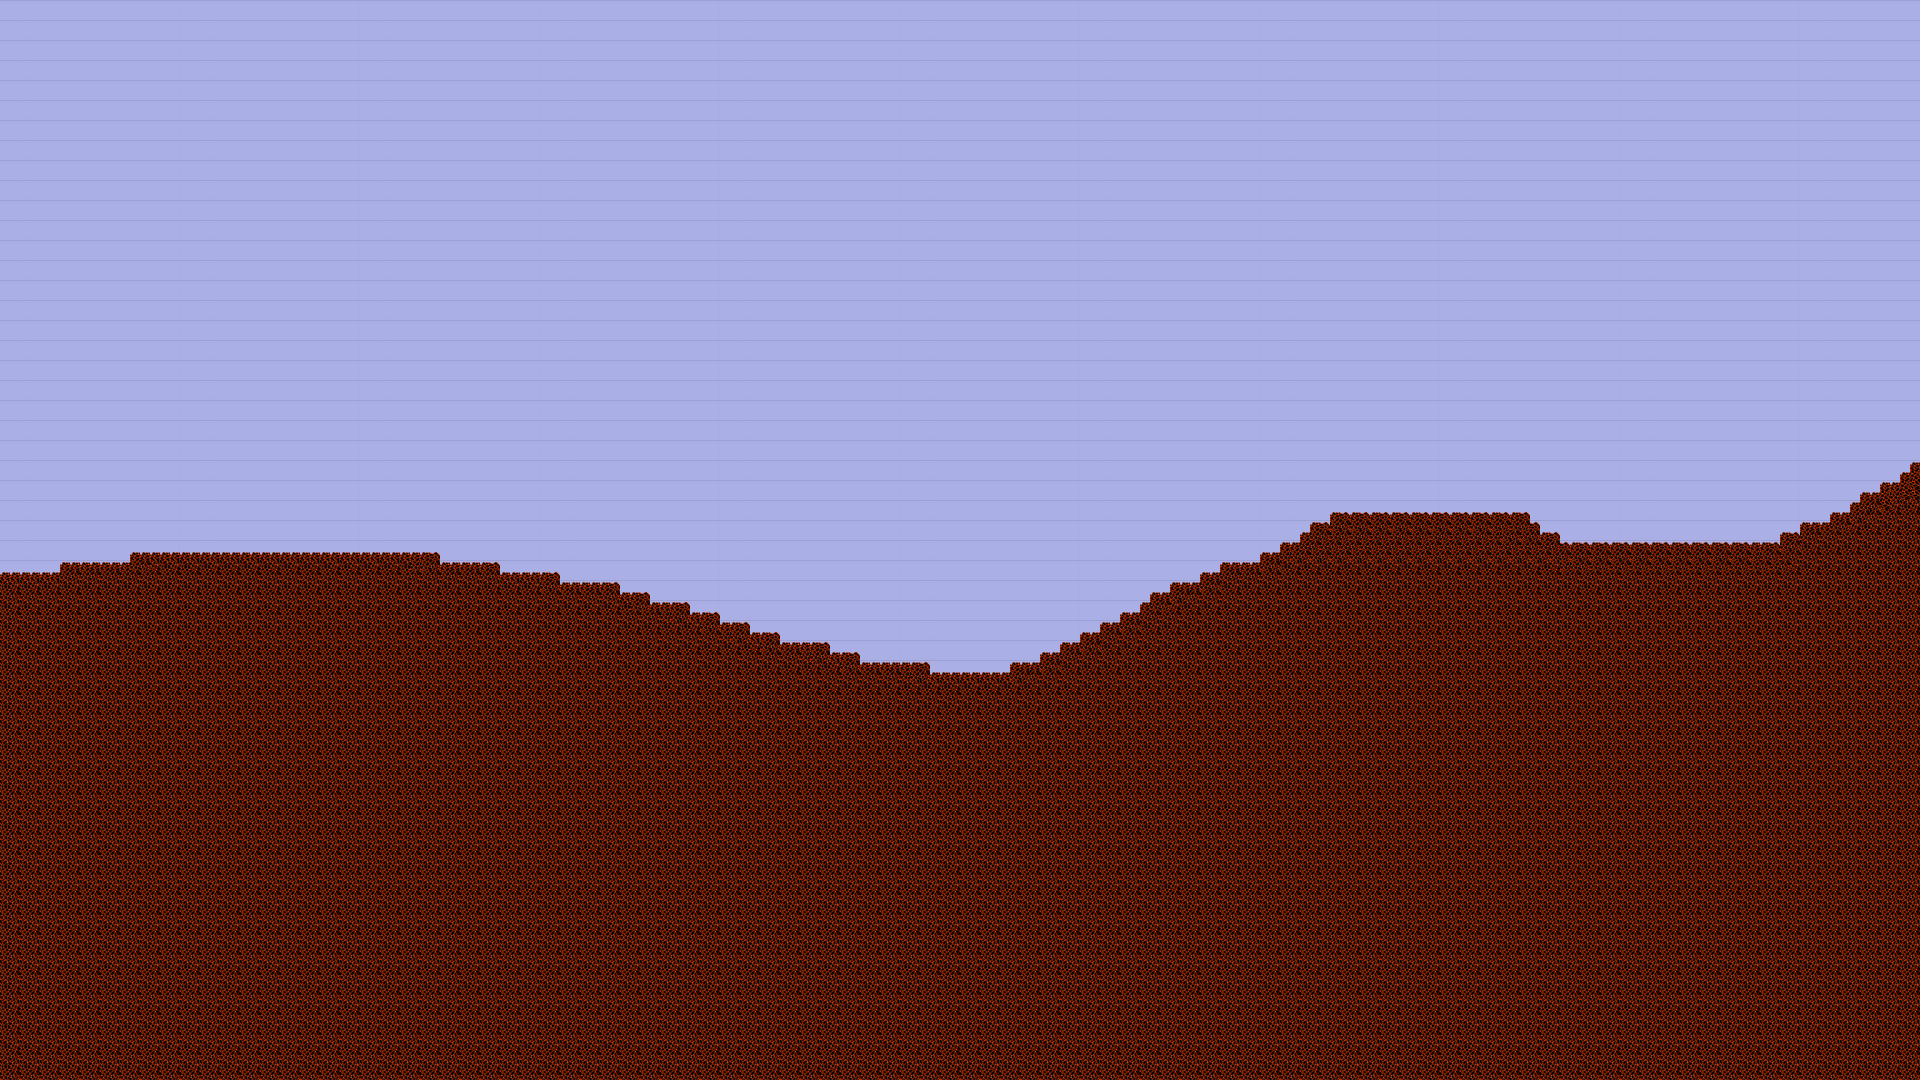

Tiled map render using the project's own tile images. Description and the map definition, with tile-layer contents summarised, below:
An orthogonal 192x108 tile map with 10x10 px tiles, 2 tile layers (Background, Foreground) and 37 objects.

<map version="1.9" tiledversion="1.9.2" orientation="orthogonal" renderorder="right-down" width="192" height="108" tilewidth="10" tileheight="10" infinite="0" nextlayerid="4" nextobjectid="43">
 <tileset firstgid="1" source="fullrealhdreal.tsx" />
 <layer id="1" name="Background" width="192" height="108">
  <data>[20736 cells, 20736 non-empty, 36 distinct tile ids]</data>
 </layer>
 <layer id="2" name="Foreground" width="192" height="108">
  <data>[20736 cells, 9823 non-empty, 6 distinct tile ids]</data>
 </layer>
 <objectgroup id="3" name="Ground">
  <object id="2" x="130" y="550" width="310" height="530" />
  <object id="3" x="440" y="560" width="61" height="520" />
  <object id="5" x="60" y="560" width="70" height="520" />
  <object id="6" x="0" y="570" width="60" height="510" />
  <object id="7" x="500" y="570" width="60" height="520" />
  <object id="8" x="560" y="580" width="60" height="500" />
  <object id="9" x="620" y="590" width="30" height="490" />
  <object id="10" x="1560" y="540" width="360" height="540" />
  <object id="14" x="650" y="670" width="910" height="410" />
  <object id="15" x="1340" y="510" width="190" height="160" />
  <object id="16" x="1530" y="530" width="30" height="140" />
  <object id="17" x="1910" y="460" width="10" height="80" />
  <object id="18" x="1780" y="530" width="20" height="10" />
  <object id="19" x="1800" y="520" width="110" height="20" />
  <object id="20" x="1860" y="490" width="50" height="30" />
  <object id="21" x="1880" y="480" width="30" height="10" />
  <object id="22" x="1830" y="510" width="30" height="10" />
  <object id="23" x="1170" y="580" width="170" height="90" />
  <object id="24" x="1310.5" y="519" width="29.5" height="60.5" />
  <object id="25" x="1220.5" y="559.5" width="90" height="19.5" />
  <object id="26" x="1278.5" y="540" width="31" height="18.5" />
  <object id="27" x="1260.5" y="550.5" width="18" height="7.5" />
  <object id="28" x="1200.5" y="569" width="19" height="11" />
  <object id="29" x="1148.5" y="589.5" width="20.5" height="78.5" />
  <object id="30" x="1039" y="649.5" width="108.5" height="19" />
  <object id="31" x="1119" y="609" width="28.5" height="39.5" />
  <object id="32" x="1081" y="629.5" width="36.5" height="19" />
  <object id="33" x="1101" y="618.5" width="18.5" height="9" />
  <object id="34" x="1060.5" y="640" width="20.5" height="8" />
  <object id="35" x="1009.5" y="660.5" width="30.5" height="9" />
  <object id="36" x="649.5" y="598" width="39" height="72.5" />
  <object id="37" x="689.5" y="611" width="32.5" height="59.5" />
  <object id="38" x="721" y="623" width="26.5" height="46" />
  <object id="39" x="747" y="632.5" width="32" height="38" />
  <object id="40" x="780.5" y="644" width="50" height="27" />
  <object id="41" x="831" y="652" width="28" height="18.5" />
  <object id="42" x="859.5" y="660" width="70" height="9" />
 </objectgroup>
</map>